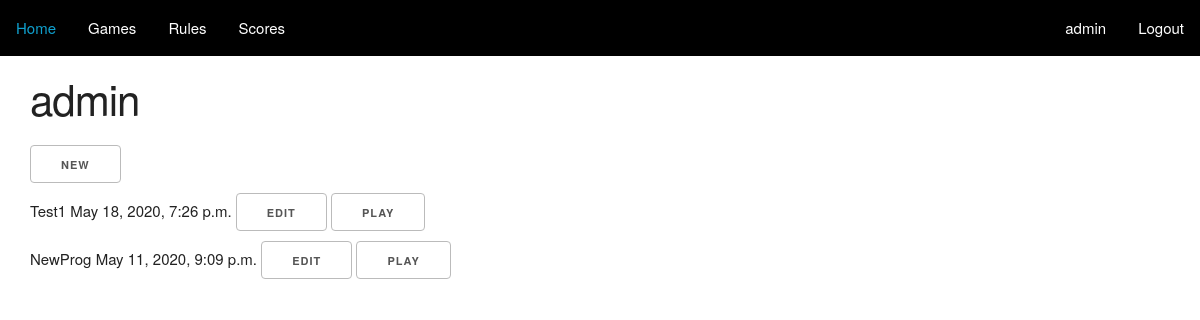
/user/admin/ (signed in), run on an earlier commit of the app's database.
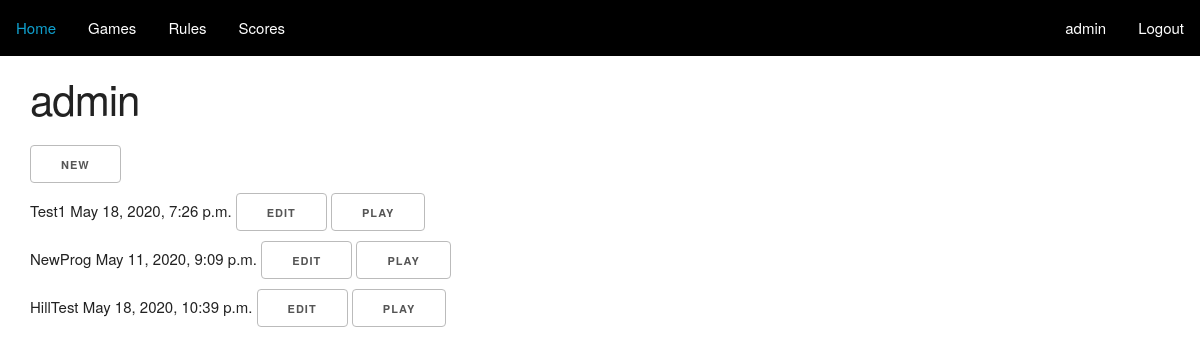
And on a later commit of the database.
### users/models.py (models this page shows, shortened)
class SavedProgram(models.Model):
    author = models.ForeignKey('auth.User', on_delete=models.CASCADE)
    name = models.CharField(max_length=96)
    created = models.DateTimeField(auto_now_add=True)
    updated = models.DateTimeField(auto_now=True)
    content = models.TextField()
    private = models.BooleanField()

### users/views.py (the view)
# urls.py: path("<str:username>/", views.profile , name="profile"),
def profile(request, username):
    user = get_object_or_404(User, username=username)
    shown_progs = []
    if(user == request.user):
        shown_progs = user.savedprogram_set.all()
    else:
        shown_progs = user.savedprogram_set.filter(private=False)
    return render(request, "profile.html", { "profile": user, "is_current": user == request.user, "programs": shown_progs, "this_user": request.user.username })

### templates/profile.html
{% extends "base.html" %}
{% block content %}
    <div id="app">
        <h2>{{ profile.username }}</h2>
        {% if is_current %}
            <a class="button" href="{% url 'users:program' this_user %}">New</a>
        {% endif %}
        {% for program in programs %}
            <div>
                {{ program.name }}
                {{ program.updated }}
                {% if is_current %}
                    <a href="{% url 'users:program' profile.username %}?name={{ program.name }}"><button>Edit</button></a>
                {% endif %}
                <a href="{% url 'static_apps:debug' %}?left={{ profile.username }}.{{ program.name }}"><button>Play</button></a>
            </div>
        {% empty %}
            <p>This user has no programs to show</p>
        {% endfor %}
    </div>
{% endblock content %}

### templates/base.html (shortened to what this page needs)
{% load static %}
<!DOCTYPE html>
<html>
    <head>
        <link rel="stylesheet" href="{% static 'css/normalize.css' %}"/>
        <link rel="stylesheet" href="{% static 'css/skeleton.css' %}"/>
        <link rel="stylesheet" href="{% static 'css/main.css' %}"/>
    </head>
    <body>
        <nav>
            <a class="nav-button" href="{% url 'static_apps:index' %}">Home</a>
            <a class="nav-button" href="{% url 'static_apps:debug' %}">Games</a>
            <a class="nav-button" href="{% url 'static_apps:rules' %}">Rules</a>
            <a class="nav-button" href="{% url 'static_apps:scores' %}">Scores</a>
                {% if this_user %}
                    <a class="nav-button login-button" href="{% url 'users:profile' this_user %}">{{ this_user }}</a>
                    <a class="nav-button" href="{% url 'users:do_logout' %}">Logout</a>
                {% else %}
                    <a class="nav-button login-button" href="{% url 'users:login' %}">Login</a>
                    <a class="nav-button" href="{% url 'users:signup' %}">Signup</a>
                {% endif %}
        </nav>
        {% block content %}
        {% endblock content %}
    </body>
</html>

### static/css/skeleton.css (style rules this page uses)
html { font-size: 62.5%; }
body { font-size: 1.5em; line-height: 1.6; font-weight: 400; font-family: "Raleway", "HelveticaNeue", "Helvetica Neue", Helvetica, Arial, sans-serif; color: #222; }
h1, h2, h3, h4, h5, h6 { margin-top: 0; margin-bottom: 2rem; font-weight: 300; }
h2 { font-size: 3.6rem; line-height: 1.25; letter-spacing: -.1rem; }
@media (min-width: 550px) { h2 { font-size: 4.2rem; } }
a { color: #1EAEDB; }
.button, button, input[type="submit"], input[type="reset"], input[type="button"] { display: inline-block; height: 38px; padding: 0 30px; color: #555; text-align: center; font-size: 11px; font-weight: 600; line-height: 38px; letter-spacing: .1rem; text-transform: uppercase; text-decoration: none; white-space: nowrap; background-color: transparent; border-radius: 4px; border: 1px solid #bbb; cursor: pointer; box-sizing: border-box; }
button, .button { margin-bottom: 1rem; }

### static/css/main.css (style rules this page uses)
nav { display: flex; flex-flow: row wrap; justify-content: flex-start; background-color: black; color: white; }
#app { width: 95%; min-width: 320px; margin: auto; margin-top: 16px; }
.nav-button { color: white; text-decoration: none; padding: 16px; }
.login-button { margin-left: auto; }

What changed in the data, as far as the page shows it:
added SavedProgram: name "HillTest", updated "May 18, 2020, 10:39 p.m."
